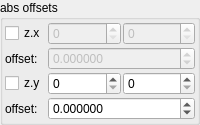
    <widget class="QGroupBox" name="groupBox_3">
     <property name="title">
      <string>abs offsets</string>
     </property>
     <layout class="QVBoxLayout" name="verticalLayout_5" stretch="0">
      <property name="spacing">
       <number>2</number>
      </property>
      <property name="leftMargin">
       <number>2</number>
      </property>
      <property name="topMargin">
       <number>2</number>
      </property>
      <property name="rightMargin">
       <number>2</number>
      </property>
      <property name="bottomMargin">
       <number>2</number>
      </property>
      <item>
       <layout class="QGridLayout" name="gridLayout_10" columnstretch="0,1,1">
        <property name="spacing">
         <number>2</number>
        </property>
        <item row="0" column="0">
         <widget class="MyCheckBox" name="checkBox_transf_function_enabledx_false">
          <property name="text">
           <string notr="true">z.x</string>
          </property>
         </widget>
        </item>
        <item row="2" column="0">
         <widget class="MyCheckBox" name="checkBox_transf_function_enabledy">
          <property name="text">
           <string notr="true">z.y</string>
          </property>
         </widget>
        </item>
        <item row="1" column="0">
         <widget class="QLabel" name="label_43">
          <property name="text">
           <string>offset:</string>
          </property>
         </widget>
        </item>
        <item row="3" column="0">
         <widget class="QLabel" name="label_38">
          <property name="text">
           <string>offset:</string>
          </property>
         </widget>
        </item>
        <item row="2" column="1">
         <widget class="MySpinBox" name="spinboxInt_transf_start_iterations_C">
          <property name="sizePolicy">
           <sizepolicy hsizetype="Minimum" vsizetype="Maximum">
            <horstretch>0</horstretch>
            <verstretch>0</verstretch>
           </sizepolicy>
          </property>
          <property name="maximum">
           <number>999</number>
          </property>
         </widget>
        </item>
        <item row="2" column="2">
         <widget class="MySpinBox" name="spinboxInt_transf_stop_iterations_C">
          <property name="sizePolicy">
           <sizepolicy hsizetype="Minimum" vsizetype="Maximum">
            <horstretch>0</horstretch>
            <verstretch>0</verstretch>
           </sizepolicy>
          </property>
          <property name="maximum">
           <number>999</number>
          </property>
         </widget>
        </item>
        <item row="0" column="1">
         <widget class="MySpinBox" name="spinboxInt_transf_start_iterations_A">
          <property name="enabled">
           <bool>false</bool>
          </property>
          <property name="sizePolicy">
           <sizepolicy hsizetype="Minimum" vsizetype="Maximum">
            <horstretch>0</horstretch>
            <verstretch>0</verstretch>
           </sizepolicy>
          </property>
          <property name="maximum">
           <number>999</number>
          </property>
         </widget>
        </item>
        <item row="0" column="2">
         <widget class="MySpinBox" name="spinboxInt_transf_stop_iterations_A">
          <property name="enabled">
           <bool>false</bool>
          </property>
          <property name="sizePolicy">
           <sizepolicy hsizetype="Minimum" vsizetype="Maximum">
            <horstretch>0</horstretch>
            <verstretch>0</verstretch>
           </sizepolicy>
          </property>
          <property name="maximum">
           <number>999</number>
          </property>
         </widget>
        </item>
        <item row="3" column="1" colspan="2">
         <widget class="MyDoubleSpinBox" name="spinbox_transf_offset_05">
          <property name="sizePolicy">
           <sizepolicy hsizetype="Minimum" vsizetype="Maximum">
            <horstretch>0</horstretch>
            <verstretch>0</verstretch>
           </sizepolicy>
          </property>
          <property name="prefix">
           <string/>
          </property>
          <property name="suffix">
           <string/>
          </property>
          <property name="decimals">
           <number>6</number>
          </property>
          <property name="minimum">
           <double>-99.989999999999995</double>
          </property>
          <property name="maximum">
           <double>99.989999999999995</double>
          </property>
          <property name="singleStep">
           <double>0.100000000000000</double>
          </property>
         </widget>
        </item>
        <item row="1" column="1" colspan="2">
         <widget class="MyDoubleSpinBox" name="spinbox_transf_offset_0">
          <property name="enabled">
           <bool>false</bool>
          </property>
          <property name="sizePolicy">
           <sizepolicy hsizetype="Minimum" vsizetype="Maximum">
            <horstretch>0</horstretch>
            <verstretch>0</verstretch>
           </sizepolicy>
          </property>
          <property name="prefix">
           <string/>
          </property>
          <property name="suffix">
           <string/>
          </property>
          <property name="decimals">
           <number>6</number>
          </property>
          <property name="minimum">
           <double>-99.989999999999995</double>
          </property>
          <property name="maximum">
           <double>99.989999999999995</double>
          </property>
          <property name="singleStep">
           <double>0.100000000000000</double>
          </property>
         </widget>
        </item>
       </layout>
      </item>
     </layout>
    </widget>
